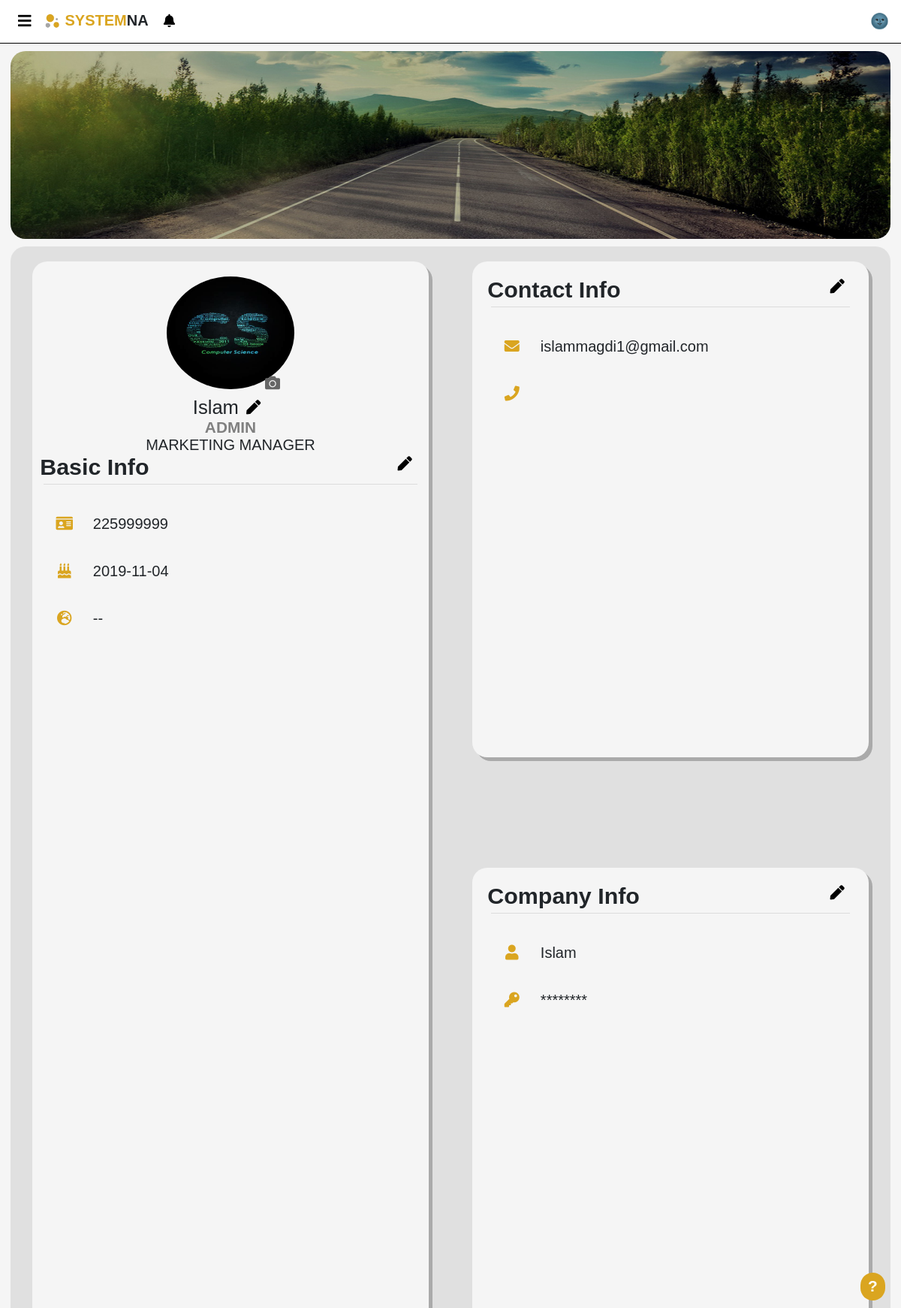
The page /pages/profile.php (signed in) on the database its author committed.
### tables this page shows
CREATE TABLE `add_info` (
  `emp_id` int(11) NOT NULL,
  `bdate` date DEFAULT NULL,
  `salary` int(11) DEFAULT NULL,
  `position` varchar(255) NOT NULL,
  `location` varchar(255) DEFAULT NULL,
  `profile_picture` tinyint(1) NOT NULL DEFAULT 0,
  `passport_picture` tinyint(1) DEFAULT 0,
  `n_id_picture` tinyint(1) DEFAULT 0
);

CREATE TABLE `employee` (
  `id` int(11) NOT NULL,
  `fullname` varchar(255) DEFAULT NULL,
  `username` varchar(255) NOT NULL,
  `password` varchar(255) NOT NULL,
  `email` varchar(255) NOT NULL,
  `phone` varchar(255) NOT NULL,
  `ssn` varchar(255) NOT NULL,
  `start_date` date NOT NULL,
  `accepted` tinyint(1) DEFAULT NULL,
  `active` tinyint(1) DEFAULT NULL,
  `privilege` varchar(255) DEFAULT NULL
);

### DB/Database.php (called while the page is built, shortened)
<?php
class Database
{
    private $host = 'localhost';
    private $user = 'root';
    private $pass = '';
    private $dbName = 'hr_system';
    private $dbh;
    private $stmt;
    public function __construct()
    {
        $dsn = "mysql:host=".$this->host.";dbname=".$this->dbName;
        $options = array(
            PDO::ATTR_PERSISTENT => true,
            PDO::ATTR_ERRMODE => PDO::ERRMODE_EXCEPTION
        );
        try
        {
            $this->dbh = new PDO($dsn,$this->user,$this->pass,$options);
        }catch(PDOException $e)
        {
            echo "<br><div style='text-align: center;'>ERROR! Please try again later</div>";
            $_SESSION['error'] = 'error in DB';
            error_log("error in DB page");
            exit;
        }
    }
    public function query($sql)
    {
        $this->stmt = $this->dbh->prepare($sql);
    }
    public function execute()
    {
        return $this->stmt->execute();
    }
    public function getdata()
    {
        $this->execute();
        return $this->stmt->fetchAll(PDO::FETCH_OBJ);
    }
    public function numRows()
    {
        return $this->stmt->rowCount();
    }
}
?>

### pages/profile.php (the view, shortened to what this page needs)
<?php
if (isset($_GET['addinfo']))
{
    echo '
        <script src="../js/jquery-3.4.1.min.js"></script>
        <script src="../js/backend.js"></script>
        ';
    $noEdit = true;
    $id = $_GET['id'];
    $addinfoo=$_GET['addinfo'];
    echo"<p style='background-color:#dddd59; padding:6px; color:grey'>Additional info of the request : <br>" .$addinfoo. "</p>";
    include'../DB/Database.php';
    $DB=new Database();
}
else {
    include "../template/header.php";
    if(isset($_GET['id']))
    {
        $noEdit = true;
        $id = $_GET['id'];
    }
    else
    {
        $noEdit = false;
        $id = $_SESSION['id'];
    }
}
$sql="SELECT * FROM employee e , add_info a WHERE e.id = a.emp_id AND e.id = " . $id;
try
{
    $DB->query($sql);
    $DB->execute();
    $info=$DB->getdata();
?>
<?php
    if($DB->numRows() > 0)
    {
?>
<img src="../template/profileBackground.jpg" alt="" class="profile-background">
<div class="profile">
    <div class="profile-left">
        <div class="image-container">
            <img src="<?php echo file_exists('../usersImages/' . $id . '.jpeg') ? '../usersImages/' . $id . '.jpeg' : '../template/avatar.jpg'; ?>" class="profile-picture">
            <?php if($noEdit == false) { ?> <div class="p-image">
            <i class="fa fa-camera profile-camera-button"></i>
            </div> <?php } ?>
        </div>
        <div id="fullname" class="user-name"><?php echo $info[0]->fullname; ?>
            <?php if($noEdit == false) { ?> <span class="edit edit-fullname"><i class="fas fa-pen"></i></span> <?php } ?>
        </div>
        <div class="user-privielge"><?php echo strtoupper($info[0]->privilege); ?></div>
        <div class="user-position"><?php echo strtoupper($info[0]->position); ?></div>
        <div class="title-info">Basic Info <?php if($noEdit == false) { ?> <span class="edit edit-basic-info"><i class="fas fa-pen"></i></span> <?php } ?> </div>
        <hr>
        <div id="ssn"><i class="fas fa-id-card fa-fw"></i> <?php echo $info[0]->ssn; ?></div>
        <div id="birthdate"><i class="fas fa-birthday-cake fa-fw"></i> <?php echo $info[0]->bdate == NULL ? "--" : $info[0]->bdate; ?></div>
        <div id="location"><i class="fas fa-globe-europe fa-fw"></i> <?php echo $info[0]->location == NULL ? "--" : $info[0]->location; ?></div>
    </div>
    <div class="profile-right">
        <div class="profile-right-up">
            <div class="title-info">Contact Info <?php if($noEdit == false) { ?>  <span class="edit edit-contact-info"><i class="fas fa-pen"></i></span> <?php } ?> </div>
            <hr>
            <div id="mail"><i class="fas fa-envelope fa-fw"></i> <?php echo $info[0]->email; ?></div>
            <div id="phone"><i class="fas fa-phone fa-fw"></i> <?php echo $info[0]->phone; ?></div>
        </div>
        <div class="profile-right-down">
            <div class="title-info">Company Info <?php if($noEdit == false) { ?> <span class="edit edit-company-info"><i class="fas fa-pen"></i></span> <?php } ?> </div>
            <hr>
            <div id="username"><i class="fas fa-user fa-fw"></i> <?php echo $info[0]->username; ?></div>
            <div id="password">
                <i class="fas fa-key fa-fw"></i>
                <span class="starts">********</span>
            </div>
        </div>
    </div>
</div>
<?php
    }
    else {
        echo "<div>ERROR!! Please Logout And Login Again</div>";
    }
}
catch(Exception $e)
{
    echo "<br><div class='alert alert-danger' style='text-align: center;'>ERROR! Please try again later</div>";
    $_SESSION['error'] = 'error in sql';
    error_log("error while getting profile");
}
?>
<?php if(!isset($_GET['addinfo'])){ include "../template/footer.php"; }?>

### css/style.css (style rules this page uses)
* { margin: 0px; font-family: sans-serif; }
.profile-background { display: block; width: 99%; height: auto; max-height: 250px; border-radius: 20px; margin-left: auto; margin-right: auto; margin-bottom: 10px; margin-top: 0.5em; }
.profile { display: flex; flex-wrap: wrap; justify-content: space-around; width: 99%; height: 90%; margin-left: auto; margin-right: auto; background-color: #e0e0e0; border-radius: 20px; }
.title-info { text-align: left; font-size: 1.9rem; font-weight: bold; }
.profile hr { margin: 5px 5px 20px 5px; }
.profile div > i.fas { box-sizing: content-box; color: #daa520; padding: 10px; margin: 10px; border-radius: 50%; }
.profile .edit { float: right; font-size: 1.2rem; margin-top: -10px; padding: 12px; border-radius: 50%; cursor: pointer; }
.profile .edit .fas { color: black; }
.profile .profile-left, .profile .profile-right { width: 45%; margin: 20px 0; }
.profile .profile-left { padding: 10px; background-color: #f5f5f5; border-radius: 20px; box-shadow: 5px 5px #aaa; position: relative; }
.image-container { position: relative; }
.profile .profile-left .profile-picture { margin-left: auto; margin-right: auto; display: block; width: 170px; height: 170px; max-height: 250px; padding: 10px 0; border-radius: 50%; }
.profile .profile-left .p-image { position: absolute; top: 140px; right: 37%; color: #666666; }
.profile .user-name, .profile .user-position, .profile .user-privielge { text-align: center; }
.profile .profile-left .user-name { display: flex; justify-content: center; align-items: center; font-size: 1.6rem; }
.profile .profile-left .user-name .edit-fullname { padding: 0px 10px; margin: 0; background-color: transparent; }
.profile .profile-left .user-privielge { font-size: 1.3rem; font-weight: bold; color: gray; }
.profile .profile-right { display: flex; justify-content: space-between; flex-direction: column; }
.profile .profile-right .profile-right-up, .profile .profile-right .profile-right-down { height: 45%; background-color: #f5f5f5; border-radius: 20px; box-shadow: 5px 5px #aaa; padding: 20px 20px 0; }

### css/popup.css (style rules this page uses)
.popup-notification .popup-close:hover , { color:gold; }

### template/help.php (style rules this page uses)
* { line-height: normal !important; }

### rows shown on the page
add_info: emp_id.fullname "Islam", emp_id.privilege "ADMIN", position "MARKETING MANAGER", emp_id.ssn "225999999", bdate "2019-11-04", emp_id.email "islammagdi1@gmail.com", emp_id.username "Islam"
